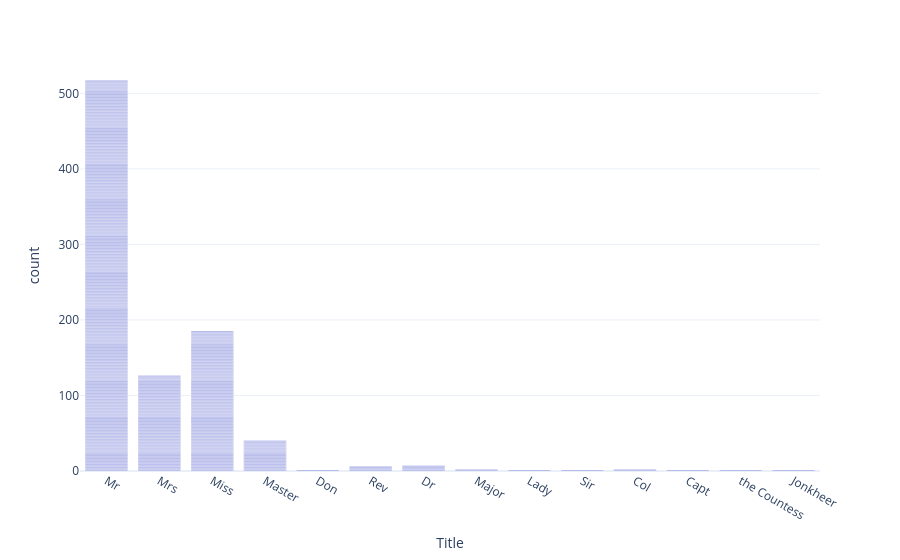

Source (notebook cell):
### Code cell
data['Title'] = data['Title'].replace('Mlle', 'Miss')
data['Title'] = data['Title'].replace('Ms', 'Miss')
data['Title'] = data['Title'].replace('Mme', 'Mrs')
px.bar(data, 'Title')

### Figure 1 — Plotly figure (JSON) as saved in the notebook; plotly's stock layout.template omitted (floating-point values rounded to 4 significant figures; data arrays with more than 128 entries replaced by an {"elided": "..."} marker saying what was removed)
{"data": [{"hovertemplate": "Title=%{x}<br>count=%{y}<extra></extra>", "legendgroup": "", "marker": {"color": "#3B47C4", "pattern": {"shape": ""}}, "name": "", "orientation": "v", "showlegend": false, "textposition": "auto", "type": "bar", "x": {"elided": "891 str values"}, "xaxis": "x", "y": {"elided": "891 int values"}, "yaxis": "y"}], "layout": {"barmode": "relative", "legend": {"tracegroupgap": 0}, "margin": {"t": 60}, "xaxis": {"anchor": "y", "domain": [0.0, 1.0], "title": {"text": "Title"}}, "yaxis": {"anchor": "x", "domain": [0.0, 1.0], "title": {"text": "count"}}}}
